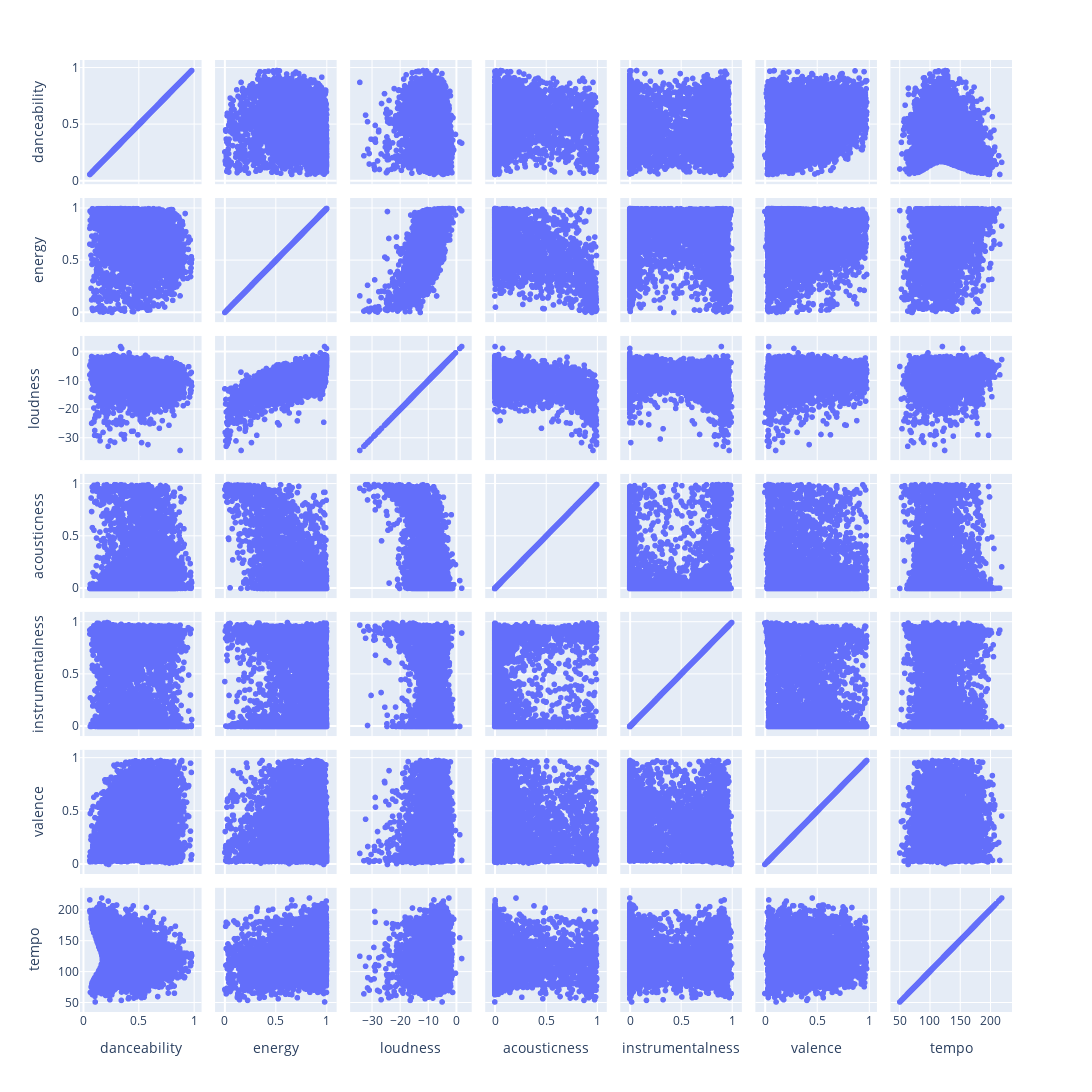

This figure's notebook cell:
### Code cell
#Visualizing all features distributions on scatterplots
fig = px.scatter_matrix(kdf.drop(columns = ["id", "count"],axis=1),
width=1200, height=1600)
fig.show()

### Figure 1 — Plotly figure (JSON) as saved in the notebook; plotly's stock layout.template omitted (floating-point values rounded to 4 significant figures; data arrays with more than 128 entries replaced by an {"elided": "..."} marker saying what was removed)
{"data": [{"dimensions": [{"axis": {"matches": true}, "label": "danceability", "values": {"elided": "5053 float values"}}, {"axis": {"matches": true}, "label": "energy", "values": {"elided": "5053 float values"}}, {"axis": {"matches": true}, "label": "loudness", "values": {"elided": "5053 float values"}}, {"axis": {"matches": true}, "label": "acousticness", "values": {"elided": "5053 float values"}}, {"axis": {"matches": true}, "label": "instrumentalness", "values": {"elided": "5053 float values"}}, {"axis": {"matches": true}, "label": "valence", "values": {"elided": "5053 float values"}}, {"axis": {"matches": true}, "label": "tempo", "values": {"elided": "5053 float values"}}], "hovertemplate": "%{xaxis.title.text}=%{x}<br>%{yaxis.title.text}=%{y}<extra></extra>", "legendgroup": "", "marker": {"color": "#636efa", "symbol": "circle"}, "name": "", "showlegend": false, "type": "splom"}], "layout": {"dragmode": "select", "height": 1600, "legend": {"tracegroupgap": 0}, "margin": {"t": 60}, "width": 1200}}
